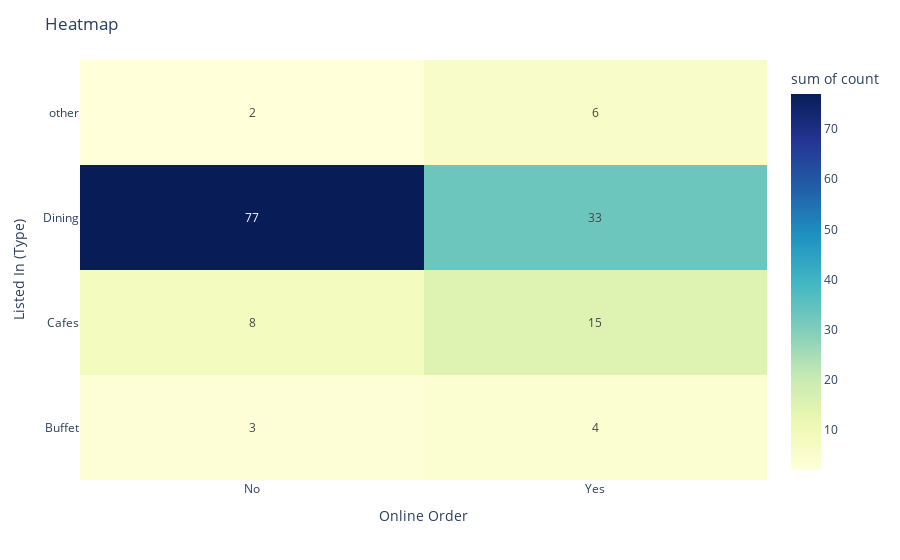

Notebook cell for this chart:
### Markdown cell above
# conclusion from above graph is that offline order is more as compared online

### Code cell
import plotly.express as px
# Create the pivot table
pivot_table = data.pivot_table(index='listed_in(type)', columns='online_order', aggfunc='size', fill_value=0)

# Convert the pivot table to a DataFrame for Plotly
pivot_df = pivot_table.reset_index()

# Melt the DataFrame for Plotly
pivot_melted = pivot_df.melt(id_vars='listed_in(type)', var_name='online_order', value_name='count')

# Create the heatmap using Plotly Express
fig = px.density_heatmap(pivot_melted, x='online_order', y='listed_in(type)', z='count', 
                         color_continuous_scale="YlGnBu", text_auto=True)

# Add title and labels
fig.update_layout(title='Heatmap', xaxis_title='Online Order', yaxis_title='Listed In (Type)')

# Show the figure
fig.show()

### Figure 1 — Plotly figure (JSON) as saved in the notebook; plotly's stock layout.template omitted (floating-point values rounded to 4 significant figures)
{"data": [{"coloraxis": "coloraxis", "histfunc": "sum", "hovertemplate": "online_order=%{x}<br>listed_in(type)=%{y}<br>sum of count=%{z}<extra></extra>", "name": "", "texttemplate": "%{z}", "type": "histogram2d", "x": ["No", "No", "No", "No", "Yes", "Yes", "Yes", "Yes"], "xaxis": "x", "xbingroup": "x", "y": ["Buffet", "Cafes", "Dining", "other", "Buffet", "Cafes", "Dining", "other"], "yaxis": "y", "ybingroup": "y", "z": [3, 8, 77, 2, 4, 15, 33, 6]}], "layout": {"autosize": true, "coloraxis": {"colorbar": {"title": {"text": "sum of count"}}, "colorscale": [[0, "rgb(255,255,217)"], [0.125, "rgb(237,248,177)"], [0.25, "rgb(199,233,180)"], [0.375, "rgb(127,205,187)"], [0.5, "rgb(65,182,196)"], [0.625, "rgb(29,145,192)"], [0.75, "rgb(34,94,168)"], [0.875, "rgb(37,52,148)"], [1, "rgb(8,29,88)"]]}, "legend": {"tracegroupgap": 0}, "margin": {"t": 60}, "title": {"text": "Heatmap"}, "xaxis": {"anchor": "y", "autorange": true, "domain": [0, 1], "range": [-0.5, 1.5], "title": {"text": "Online Order"}, "type": "category"}, "yaxis": {"anchor": "x", "autorange": true, "domain": [0, 1], "range": [-0.5, 3.5], "title": {"text": "Listed In (Type)"}, "type": "category"}}}
